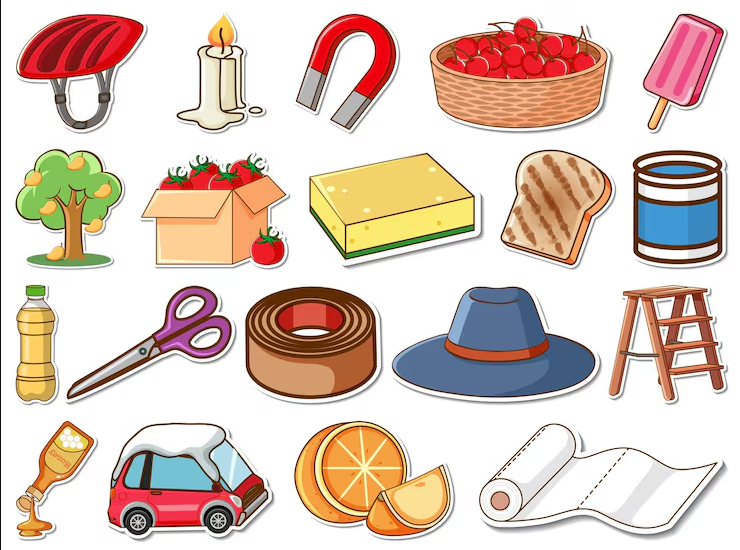
#> input picture cv/PR10/objects.png, 740 x 550 px
$ python PR10.py
#> lines starting #> are read from the running program, lines starting #| are printed output that depends on the picture; after the words box and inside, x2 and y2 are one past the last pixel; in counts of white or black regions, pixels touching at a corner belong together
import cv2
import numpy as np

image = cv2.imread('objects.png')
#> image is the input picture: shape (550, 740, 3); mean B, G, R 189.8, 201.7, 221.5
gray = cv2.cvtColor(image, cv2.COLOR_BGR2GRAY)
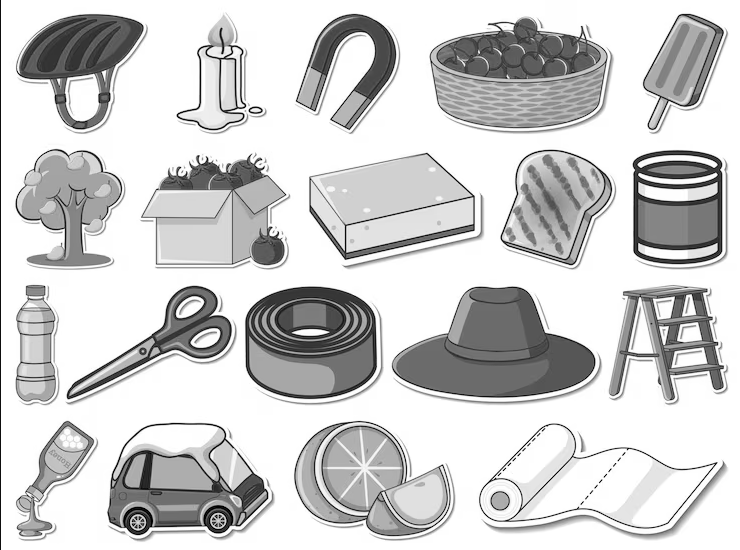
#> gray: shape (550, 740); min 0, max 255, mean 206.3

# Blur (important)
blur = cv2.GaussianBlur(gray, (11,11), 0)
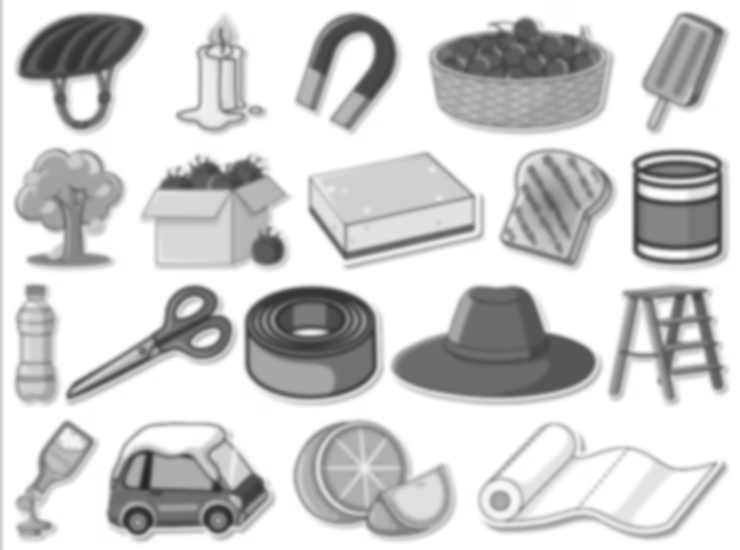
#> blur: shape (550, 740); min 38, max 255, mean 206.4

# Adaptive threshold (handles lighting better)
thresh = cv2.adaptiveThreshold(
    blur, 255,
    cv2.ADAPTIVE_THRESH_GAUSSIAN_C,
    cv2.THRESH_BINARY_INV,
    11, 2
)
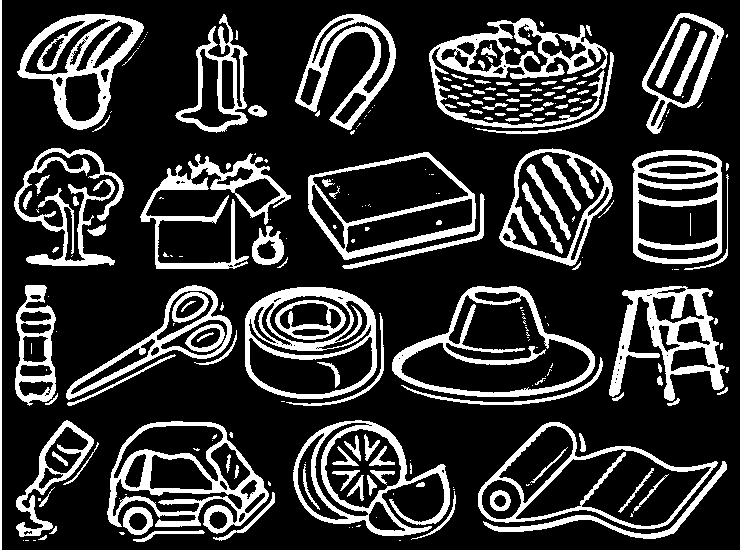
#> thresh: shape (550, 740); 20.3% white; 257 white regions (116 under 20 px), largest, box (x1, y1, x2, y2) and area: (107, 421, 269, 534) 5121, (429, 18, 608, 128) 4866, (609, 286, 725, 401) 4698

# Morphological closing (fills gaps inside coins)
kernel = np.ones((5,5), np.uint8)
closing = cv2.morphologyEx(thresh, cv2.MORPH_CLOSE, kernel, iterations=3)
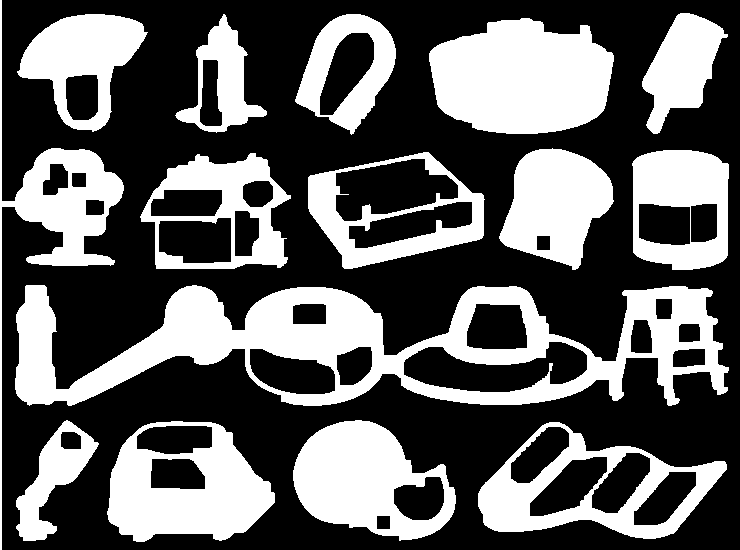
#> closing: shape (550, 740); 37.5% white; 15 white regions, largest, box (x1, y1, x2, y2) and area: (15, 285, 729, 406) 36715, (429, 18, 614, 134) 16705, (107, 421, 275, 542) 12096

# Remove small noise
opening = cv2.morphologyEx(closing, cv2.MORPH_OPEN, kernel, iterations=2)
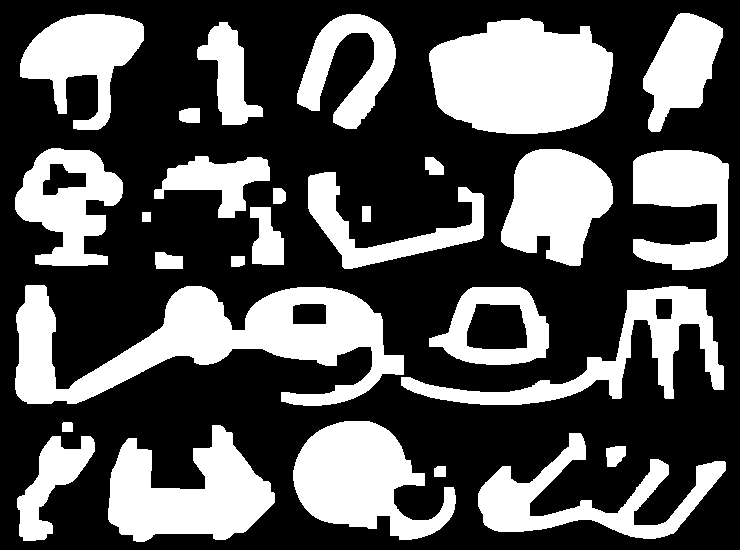
#> opening: shape (550, 740); 35.2% white; 28 white regions

# Find contours
contours, _ = cv2.findContours(opening, cv2.RETR_EXTERNAL, cv2.CHAIN_APPROX_SIMPLE)
#> contours = 28 contours; largest, box (x1, y1, x2, y2) and area: (15, 285, 404, 406) 21117, (429, 18, 613, 134) 16438, (108, 425, 275, 542) 11165, (293, 421, 456, 540) 11009, (401, 286, 724, 405) 8834

count = 0

for cnt in contours:
    area = cv2.contourArea(cnt)

    # Tune this threshold based on your image
    if area > 1000:
        count += 1
        cv2.drawContours(image, [cnt], -1, (0,255,0), 3)
#> this loop made 28 passes
#> area on passes 1 to 12: 106, 298.5, 3299.5, 7906, 11165, 89, 11009, 6741, 8834, 21117, 124, 368.5
#> (cnt, area) on passes 13, 15: ([[142, 212], [142, 221], [150, 221], [150, 212]], 72), ([[362, 206], [362, 221], [370, 221], [370, 206]], 120)
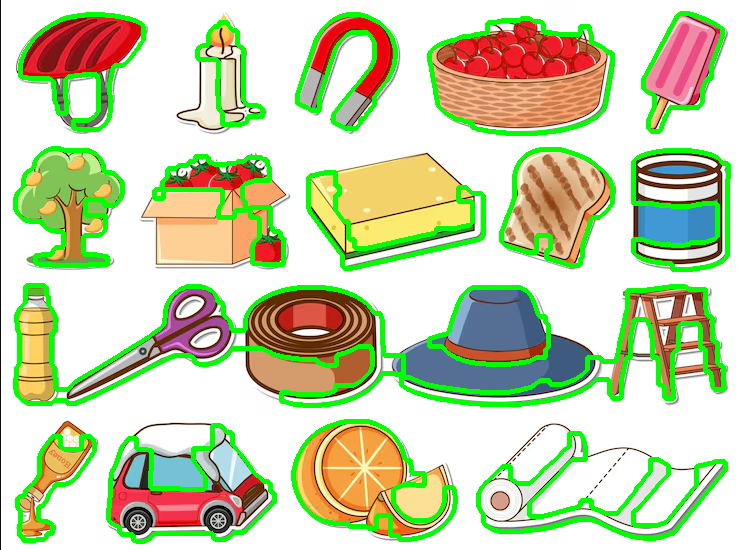
#> image: shape (550, 740, 3); 11.8% of pixels changed, all inside (x1, y1, x2, y2) = (13, 11, 731, 544)
#> after the loop, count = 18

print("Number of Objects:", count)
#| Number of Objects: 18

cv2.imshow("Threshold", opening)
cv2.imshow("Result", image)
cv2.waitKey(0)
cv2.destroyAllWindows()
